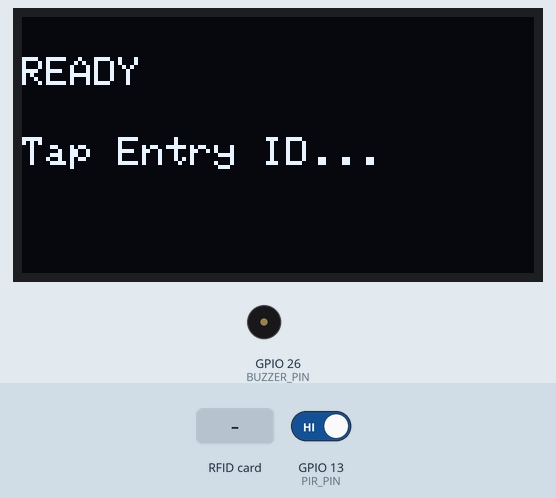
Recording of a sketch running on a simulated ESP32. Parts: 128×64 one-colour display, buzzer (waves = sounding). Wiring (inferred from the names in the program): IR receiver: data GPIO 27. The test bench sets the inputs (shaded band); at power-on: GPIO 13 (PIR_PIN) HIGH. WiFi joins after 1.5 s; servers stay silent unless stated; what the sketch prints to the serial monitor is not drawn.

Above: at 3.9 s.
4.0 s: RFID card 5E 7A 19 C4 held to the reader
At 4.6 s:
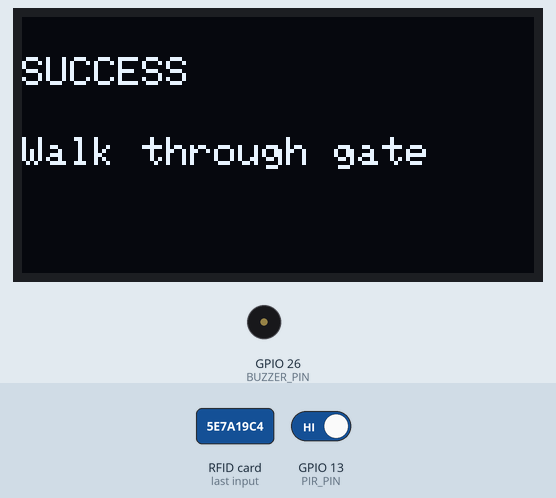
At 11.1 s:
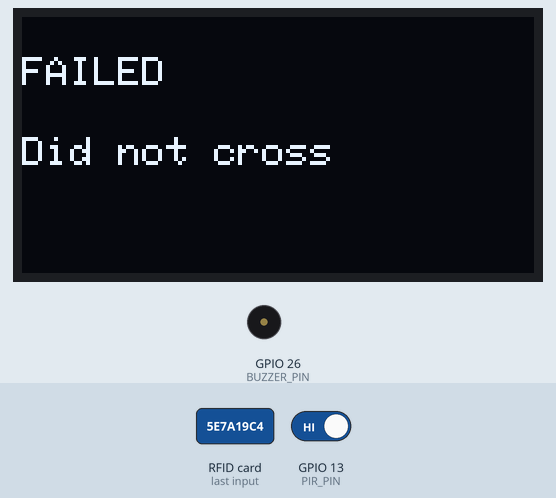
Timing chart, 0 to 12.6 s (numbered marks = the images above; inputs shaded):
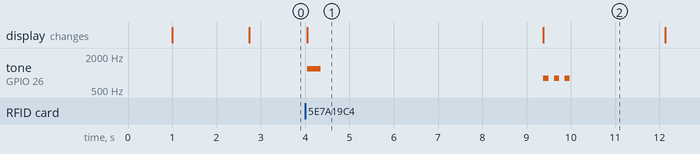

Measured:
- after the input at 4.0 s, tone on GPIO 26 (BUZZER_PIN): plays 1200 Hz for 0.30 s, 800 Hz for 0.12 s, 800 Hz for 0.12 s, 800 Hz for 0.12 s, starting after 0.05 s; the display: changes after 0.05 s (image 1)
- what the display in image 1 shows lasts 5.3 s, from 4.1 s to 9.4 s

The sketch:

arduino_a.ino
```cpp
#include <WiFi.h>
#include <HTTPClient.h>
#include <SPI.h>
#include <MFRC522.h>
#include <Wire.h>
#include <Adafruit_GFX.h>
#include <Adafruit_SH110X.h>
#include "esp_sleep.h"

// --- WIFI ---
#define WIFI_SSID "Yanik"
#define WIFI_PASSWORD "uxac4246"

// --- BACKEND ---
#define SERVER_URL "http://172.21.174.152:5000/api/attendance/scan"
#define DEVICE_ID "esp32-gate-1"
#define GATE_ID "classroom-a"

// --- PINS ---
#define SS_PIN          5
#define RST_PIN         4
#define PIR_PIN         13
#define ACTIVE_IR_PIN   27
#define BUZZER_PIN      26

// --- OLED ---
Adafruit_SH1106G display(128, 64, &Wire, -1);

// --- RFID ---
MFRC522 rfid(SS_PIN, RST_PIN);

// --- STATE ---
unsigned long lastActionTime = 0;
bool awaitingPass = false;
String pendingUID = "";

int lastIR = -1;

void connectWiFi();
void ensureWiFiConnected();
bool sendToBackend(String uid);
String getUID();
void updateOLED(String line1, String line2);
void beep(int type);

void setup() {
  Serial.begin(115200);
  delay(1000);

  esp_sleep_wakeup_cause_t reason = esp_sleep_get_wakeup_cause();
  if (reason == ESP_SLEEP_WAKEUP_EXT0) {
    Serial.println("[WAKE] Woken by PIR");
  } else {
    Serial.println("[BOOT] Normal startup");
  }

  Serial.println("===== SYSTEM START =====");

  pinMode(PIR_PIN, INPUT);
  pinMode(ACTIVE_IR_PIN, INPUT);
  pinMode(BUZZER_PIN, OUTPUT);

  Wire.begin(21, 22);

  if (!display.begin(0x3C, true)) {
    Serial.println("[ERROR] OLED not found");
    while (true) {
      delay(100);
    }
  }

  display.clearDisplay();
  display.setTextSize(1);
  display.setTextColor(SH110X_WHITE);
  display.display();
  Serial.println("[OK] OLED initialized");

  SPI.begin();
  rfid.PCD_Init();
  delay(100);
  Serial.println("[OK] RFID initialized");

  ledcAttach(BUZZER_PIN, 2000, 8);


  connectWiFi();

  updateOLED("READY", "Tap Entry ID...");
  Serial.println("[STATE] Waiting for RFID scan...");
  lastActionTime = millis();
}

void loop() {
  ensureWiFiConnected();

  int pirState = digitalRead(PIR_PIN);
  int irState = digitalRead(ACTIVE_IR_PIN);

  if (irState != lastIR) {
    Serial.print("[IR] ");
    Serial.println(irState == LOW ? "BLOCKED" : "CLEAR");
    lastIR = irState;
  }

  if (!awaitingPass &&
      (millis() - lastActionTime > 15000) &&
      pirState == LOW) {
    Serial.println("[SLEEP] Preparing to sleep...");
    delay(2000);

    if (digitalRead(PIR_PIN) == LOW) {
      Serial.println("[SLEEP] Entering deep sleep");
      updateOLED("SLEEPING", "Waiting for motion");
      delay(500);

      esp_sleep_enable_ext0_wakeup((gpio_num_t)PIR_PIN, 1);
      esp_deep_sleep_start();
    }
  }

  if (awaitingPass) {
    if (irState == LOW) {
      Serial.println("[SUCCESS] Person crossed");
      Serial.print("[LOG] UID: ");
      Serial.println(pendingUID);

      bool backendOk = sendToBackend(pendingUID);

      if (backendOk) {
        updateOLED("LOGGED", "Welcome!");
        beep(2);
      } else {
        updateOLED("ERROR", "Backend failed");
        beep(3);
      }

      delay(2000);
      awaitingPass = false;

      updateOLED("READY", "Tap Entry ID...");
      lastActionTime = millis();
    } else if (millis() - lastActionTime > 5000) {
      Serial.println("[TIMEOUT] No crossing");

      updateOLED("FAILED", "Did not cross");
      beep(3);

      delay(2000);
      awaitingPass = false;

      updateOLED("READY", "Tap Entry ID...");
      lastActionTime = millis();
    }
  }

  if (!awaitingPass &&
      rfid.PICC_IsNewCardPresent() &&
      rfid.PICC_ReadCardSerial()) {
    Serial.println("\n[EVENT] RFID detected");

    pendingUID = getUID();

    Serial.print("[DATA] UID: ");
    Serial.println(pendingUID);

    updateOLED("SUCCESS", "Walk through gate");
    beep(1);

    awaitingPass = true;
    lastActionTime = millis();

    rfid.PICC_HaltA();
    rfid.PCD_StopCrypto1();
  }
}

bool sendToBackend(String uid) {
  ensureWiFiConnected();

  if (WiFi.status() != WL_CONNECTED) {
    Serial.println("[ERROR] WiFi not connected");
    return false;
  }

  HTTPClient http;

  Serial.print("[HTTP] POST URL: ");
  Serial.println(SERVER_URL);

  http.begin(SERVER_URL);
  http.addHeader("Content-Type", "application/json");
  http.setTimeout(10000);

  String body = "{\"uid\":\"" + uid + "\",\"action\":\"ENTRY\",\"deviceId\":\"" +
                String(DEVICE_ID) + "\",\"gateId\":\"" + String(GATE_ID) + "\"}";

  Serial.print("[HTTP] Payload: ");
  Serial.println(body);

  int httpCode = http.POST(body);

  Serial.print("[HTTP] Code: ");
  Serial.println(httpCode);

  bool success = false;

  if (httpCode > 0) {
    String response = http.getString();
    Serial.println("[RESPONSE] " + response);
    success = httpCode >= 200 && httpCode < 300;
  } else {
    Serial.print("[ERROR] Request failed: ");
    Serial.println(http.errorToString(httpCode));
  }

  http.end();
  return success;
}

String getUID() {
  String content = "";
  for (byte i = 0; i < rfid.uid.size; i++) {
    if (rfid.uid.uidByte[i] < 0x10) {
      content.concat("0");
    }
    content.concat(String(rfid.uid.uidByte[i], HEX));
  }
  content.toUpperCase();
  return content;
}

void updateOLED(String line1, String line2) {
  display.clearDisplay();
  display.setCursor(0, 10);
  display.println(line1);
  display.setCursor(0, 30);
  display.println(line2);
  display.display();
}

void connectWiFi() {
  Serial.print("[WIFI] Connecting");
  WiFi.begin(WIFI_SSID, WIFI_PASSWORD);

  while (WiFi.status() != WL_CONNECTED) {
    delay(500);
    Serial.print(".");
  }

  Serial.println("\n[WIFI] Connected");
  Serial.print("[WIFI] ESP32 IP: ");
  Serial.println(WiFi.localIP());
}

void ensureWiFiConnected() {
  if (WiFi.status() == WL_CONNECTED) {
    return;
  }

  Serial.println("[WIFI] Connection lost, reconnecting...");
  WiFi.disconnect();
  connectWiFi();
}

void beep(int type) {
  if (type == 1) {
    ledcWriteTone(BUZZER_PIN, 1200);
    delay(300);
    ledcWriteTone(BUZZER_PIN, 0);
  } else if (type == 2) {
    for (int i = 0; i < 2; i++) {
      ledcWriteTone(BUZZER_PIN, 1500);
      delay(200);
      ledcWriteTone(BUZZER_PIN, 0);
      delay(150);
    }
  } else if (type == 3) {
    for (int i = 0; i < 3; i++) {
      ledcWriteTone(BUZZER_PIN, 800);
      delay(120);
      ledcWriteTone(BUZZER_PIN, 0);
      delay(120);
    }
  }
}
```
